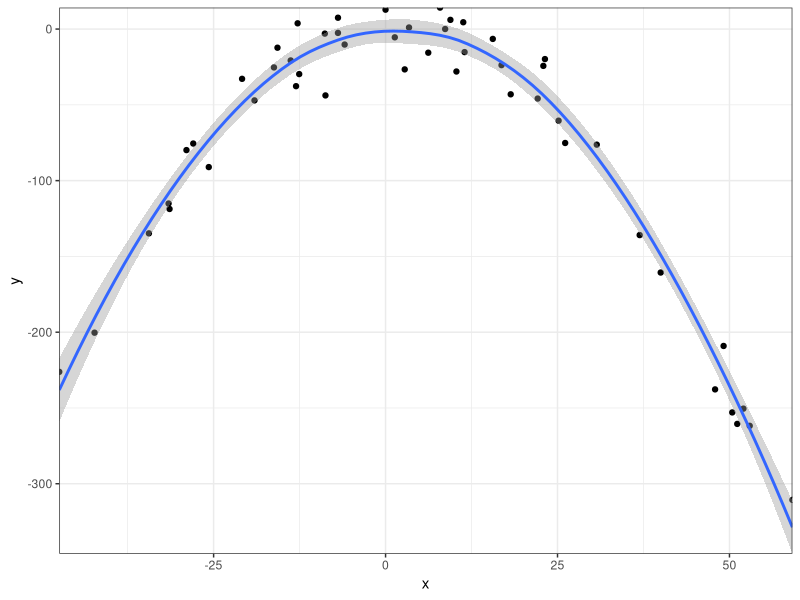

This figure's R source:
## ---- chunk 1
library(ggplot2)
## ---- chunk 2
print("This is a test of print()")
## ---- chunk 3
data <- data.frame(x = rnorm(50, 3, 23))
data$y = .3*data$x - .1*data$x^2 + rnorm (50, 0, 15)

ggplot(data, aes(x,y)) +
  geom_point() +
  stat_smooth() +
  coord_cartesian(expand = FALSE) +
  theme_bw()
